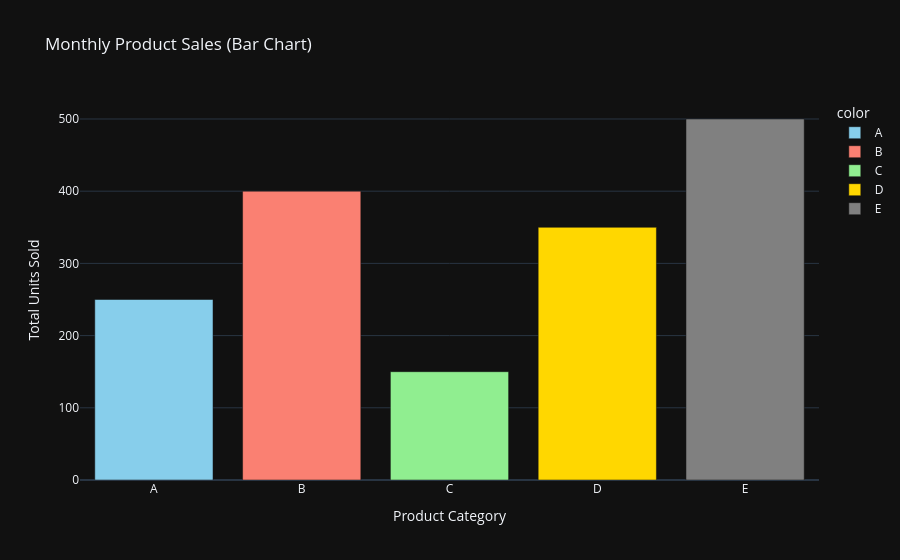

Write notebook code for a chart like this one.
### Markdown cell above
# Bar Plot

### Code cell
# Used to compare categorical data.

# Categorical data
products = ["A", "B", "C", "D", "E"]
sales = [250, 400, 150, 350, 500]

fig = px.bar(
    x=products,
    y=sales,
    color=products,
    color_discrete_sequence=["skyblue", "salmon", "lightgreen", "gold", "grey"],
    title="Monthly Product Sales (Bar Chart)",
    labels={"x": "Product Category", "y": "Total Units Sold"},
)
fig.show()

### Figure 1 — Plotly figure (JSON) as saved in the notebook; plotly's stock layout.template omitted (floating-point values rounded to 4 significant figures)
{"data": [{"hovertemplate": "color=A<br>Product Category=%{x}<br>Total Units Sold=%{y}<extra></extra>", "legendgroup": "A", "marker": {"color": "skyblue", "pattern": {"shape": ""}}, "name": "A", "orientation": "v", "showlegend": true, "textposition": "auto", "x": ["A"], "xaxis": "x", "y": [250], "yaxis": "y", "type": "bar"}, {"hovertemplate": "color=B<br>Product Category=%{x}<br>Total Units Sold=%{y}<extra></extra>", "legendgroup": "B", "marker": {"color": "salmon", "pattern": {"shape": ""}}, "name": "B", "orientation": "v", "showlegend": true, "textposition": "auto", "x": ["B"], "xaxis": "x", "y": [400], "yaxis": "y", "type": "bar"}, {"hovertemplate": "color=C<br>Product Category=%{x}<br>Total Units Sold=%{y}<extra></extra>", "legendgroup": "C", "marker": {"color": "lightgreen", "pattern": {"shape": ""}}, "name": "C", "orientation": "v", "showlegend": true, "textposition": "auto", "x": ["C"], "xaxis": "x", "y": [150], "yaxis": "y", "type": "bar"}, {"hovertemplate": "color=D<br>Product Category=%{x}<br>Total Units Sold=%{y}<extra></extra>", "legendgroup": "D", "marker": {"color": "gold", "pattern": {"shape": ""}}, "name": "D", "orientation": "v", "showlegend": true, "textposition": "auto", "x": ["D"], "xaxis": "x", "y": [350], "yaxis": "y", "type": "bar"}, {"hovertemplate": "color=E<br>Product Category=%{x}<br>Total Units Sold=%{y}<extra></extra>", "legendgroup": "E", "marker": {"color": "grey", "pattern": {"shape": ""}}, "name": "E", "orientation": "v", "showlegend": true, "textposition": "auto", "x": ["E"], "xaxis": "x", "y": [500], "yaxis": "y", "type": "bar"}], "layout": {"xaxis": {"anchor": "y", "domain": [0.0, 1.0], "title": {"text": "Product Category"}}, "yaxis": {"anchor": "x", "domain": [0.0, 1.0], "title": {"text": "Total Units Sold"}}, "legend": {"title": {"text": "color"}, "tracegroupgap": 0}, "title": {"text": "Monthly Product Sales (Bar Chart)"}, "barmode": "relative"}}
